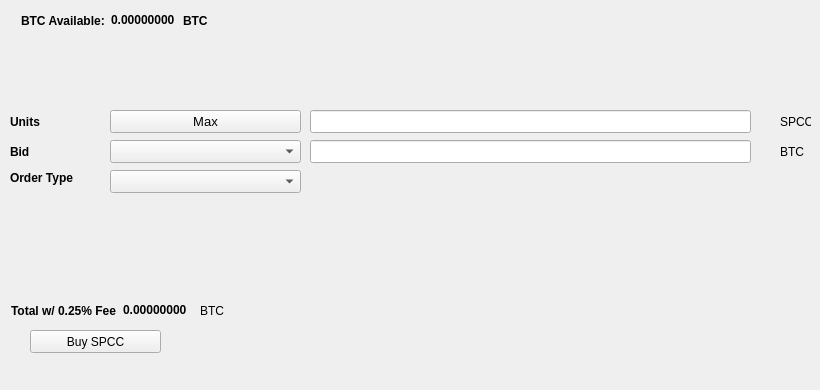
   <widget class="QWidget" name="BuyTab">
    <attribute name="title">
     <string>Buy</string>
    </attribute>
    <widget class="QPushButton" name="BuySPCC">
     <property name="geometry">
      <rect>
       <x>30</x>
       <y>330</y>
       <width>131</width>
       <height>23</height>
      </rect>
     </property>
     <property name="text">
      <string>Buy SPCC</string>
     </property>
     <property name="icon">
      <iconset resource="../specialcoin.qrc">
       <normaloff>:/icons/bitcoin</normaloff>:/icons/bitcoin</iconset>
     </property>
    </widget>
    <widget class="QLabel" name="label_3">
     <property name="geometry">
      <rect>
       <x>10</x>
       <y>110</y>
       <width>46</width>
       <height>23</height>
      </rect>
     </property>
     <property name="font">
      <font>
       <weight>75</weight>
       <bold>true</bold>
      </font>
     </property>
     <property name="text">
      <string>Units</string>
     </property>
    </widget>
    <widget class="QLineEdit" name="UnitsInput">
     <property name="geometry">
      <rect>
       <x>310</x>
       <y>110</y>
       <width>441</width>
       <height>23</height>
      </rect>
     </property>
     <property name="font">
      <font>
       <pointsize>9</pointsize>
       <weight>75</weight>
       <bold>true</bold>
      </font>
     </property>
    </widget>
    <widget class="QLineEdit" name="BuyBidPriceEdit">
     <property name="geometry">
      <rect>
       <x>310</x>
       <y>140</y>
       <width>441</width>
       <height>23</height>
      </rect>
     </property>
     <property name="font">
      <font>
       <pointsize>9</pointsize>
       <weight>75</weight>
       <bold>true</bold>
      </font>
     </property>
    </widget>
    <widget class="QLabel" name="label_4">
     <property name="geometry">
      <rect>
       <x>780</x>
       <y>110</y>
       <width>31</width>
       <height>23</height>
      </rect>
     </property>
     <property name="text">
      <string>SPCC</string>
     </property>
    </widget>
    <widget class="QLabel" name="label_5">
     <property name="geometry">
      <rect>
       <x>780</x>
       <y>140</y>
       <width>31</width>
       <height>23</height>
      </rect>
     </property>
     <property name="text">
      <string>BTC</string>
     </property>
    </widget>
    <widget class="QLabel" name="label_6">
     <property name="geometry">
      <rect>
       <x>10</x>
       <y>140</y>
       <width>46</width>
       <height>23</height>
      </rect>
     </property>
     <property name="font">
      <font>
       <weight>75</weight>
       <bold>true</bold>
      </font>
     </property>
     <property name="text">
      <string>Bid</string>
     </property>
    </widget>
    <widget class="QLabel" name="label_7">
     <property name="geometry">
      <rect>
       <x>10</x>
       <y>170</y>
       <width>91</width>
       <height>16</height>
      </rect>
     </property>
     <property name="font">
      <font>
       <weight>75</weight>
       <bold>true</bold>
      </font>
     </property>
     <property name="text">
      <string>Order Type</string>
     </property>
    </widget>
    <widget class="QPushButton" name="Buy_Max_Amount">
     <property name="geometry">
      <rect>
       <x>110</x>
       <y>110</y>
       <width>191</width>
       <height>23</height>
      </rect>
     </property>
     <property name="font">
      <font>
       <pointsize>10</pointsize>
      </font>
     </property>
     <property name="text">
      <string>Max</string>
     </property>
    </widget>
    <widget class="QComboBox" name="BuyBidcomboBox">
     <property name="geometry">
      <rect>
       <x>110</x>
       <y>140</y>
       <width>191</width>
       <height>23</height>
      </rect>
     </property>
     <property name="font">
      <font>
       <pointsize>10</pointsize>
      </font>
     </property>
    </widget>
    <widget class="QComboBox" name="buyOrdertypeCombo">
     <property name="geometry">
      <rect>
       <x>110</x>
       <y>170</y>
       <width>191</width>
       <height>23</height>
      </rect>
     </property>
     <property name="font">
      <font>
       <pointsize>10</pointsize>
      </font>
     </property>
    </widget>
    <widget class="QWidget" name="layoutWidget1">
     <property name="geometry">
      <rect>
       <x>21</x>
       <y>11</y>
       <width>227</width>
       <height>19</height>
      </rect>
     </property>
     <layout class="QHBoxLayout" name="horizontalLayout_3">
      <item>
       <widget class="QLabel" name="label232">
        <property name="font">
         <font>
          <weight>75</weight>
          <bold>true</bold>
         </font>
        </property>
        <property name="text">
         <string>BTC Available:</string>
        </property>
       </widget>
      </item>
      <item>
       <widget class="QLabel" name="BtcAvailableLbl">
        <property name="palette">
         <palette>
          <active>
           <colorrole role="WindowText">
            <brush brushstyle="SolidPattern">
             <color alpha="255">
              <red>0</red>
              <green>0</green>
              <blue>0</blue>
             </color>
            </brush>
           </colorrole>
           <colorrole role="Button">
            <brush brushstyle="SolidPattern">
             <color alpha="255">
              <red>0</red>
              <green>170</green>
              <blue>0</blue>
             </color>
            </brush>
           </colorrole>
           <colorrole role="Light">
            <brush brushstyle="SolidPattern">
             <color alpha="255">
              <red>0</red>
              <green>255</green>
              <blue>0</blue>
             </color>
            </brush>
           </colorrole>
           <colorrole role="Midlight">
            <brush brushstyle="SolidPattern">
             <color alpha="255">
              <red>0</red>
              <green>212</green>
              <blue>0</blue>
             </color>
            </brush>
           </colorrole>
           <colorrole role="Dark">
            <brush brushstyle="SolidPattern">
             <color alpha="255">
              <red>0</red>
              <green>85</green>
              <blue>0</blue>
             </color>
            </brush>
           </colorrole>
           <colorrole role="Mid">
            <brush brushstyle="SolidPattern">
             <color alpha="255">
              <red>0</red>
              <green>113</green>
              <blue>0</blue>
             </color>
            </brush>
           </colorrole>
           <colorrole role="Text">
            <brush brushstyle="SolidPattern">
             <color alpha="255">
              <red>0</red>
              <green>170</green>
              <blue>0</blue>
             </color>
            </brush>
           </colorrole>
           <colorrole role="BrightText">
            <brush brushstyle="SolidPattern">
             <color alpha="255">
              <red>255</red>
              <green>255</green>
              <blue>255</blue>
             </color>
            </brush>
           </colorrole>
           <colorrole role="ButtonText">
            <brush brushstyle="SolidPattern">
             <color alpha="255">
              <red>0</red>
              <green>0</green>
              <blue>0</blue>
             </color>
            </brush>
           </colorrole>
           <colorrole role="Base">
            <brush brushstyle="SolidPattern">
             <color alpha="255">
              <red>255</red>
              <green>255</green>
              <blue>255</blue>
             </color>
            </brush>
           </colorrole>
           <colorrole role="Window">
            <brush brushstyle="SolidPattern">
             <color alpha="255">
              <red>0</red>
              <green>170</green>
              <blue>0</blue>
             </color>
            </brush>
           </colorrole>
           <colorrole role="Shadow">
            <brush brushstyle="SolidPattern">
             <color alpha="255">
              <red>0</red>
              <green>0</green>
              <blue>0</blue>
             </color>
            </brush>
           </colorrole>
           <colorrole role="AlternateBase">
            <brush brushstyle="SolidPattern">
             <color alpha="255">
              <red>127</red>
              <green>212</green>
              <blue>127</blue>
             </color>
            </brush>
           </colorrole>
           <colorrole role="ToolTipBase">
            <brush brushstyle="SolidPattern">
             <color alpha="255">
              <red>255</red>
              <green>255</green>
              <blue>220</blue>
             </color>
            </brush>
           </colorrole>
           <colorrole role="ToolTipText">
            <brush brushstyle="SolidPattern">
             <color alpha="255">
              <red>0</red>
              <green>0</green>
              <blue>0</blue>
             </color>
            </brush>
           </colorrole>
          </active>
          <inactive>
           <colorrole role="WindowText">
            <brush brushstyle="SolidPattern">
             <color alpha="255">
              <red>0</red>
              <green>0</green>
              <blue>0</blue>
             </color>
            </brush>
           </colorrole>
           <colorrole role="Button">
            <brush brushstyle="SolidPattern">
             <color alpha="255">
              <red>0</red>
              <green>170</green>
              <blue>0</blue>
             </color>
            </brush>
           </colorrole>
           <colorrole role="Light">
            <brush brushstyle="SolidPattern">
             <color alpha="255">
              <red>0</red>
              <green>255</green>
              <blue>0</blue>
             </color>
            </brush>
           </colorrole>
           <colorrole role="Midlight">
            <brush brushstyle="SolidPattern">
             <color alpha="255">
              <red>0</red>
              <green>212</green>
              <blue>0</blue>
             </color>
            </brush>
           </colorrole>
           <colorrole role="Dark">
            <brush brushstyle="SolidPattern">
             <color alpha="255">
              <red>0</red>
              <green>85</green>
              <blue>0</blue>
             </color>
            </brush>
           </colorrole>
           <colorrole role="Mid">
            <brush brushstyle="SolidPattern">
             <color alpha="255">
              <red>0</red>
              <green>113</green>
              <blue>0</blue>
             </color>
            </brush>
           </colorrole>
           <colorrole role="Text">
            <brush brushstyle="SolidPattern">
             <color alpha="255">
              <red>0</red>
              <green>170</green>
              <blue>0</blue>
             </color>
            </brush>
           </colorrole>
           <colorrole role="BrightText">
            <brush brushstyle="SolidPattern">
             <color alpha="255">
              <red>255</red>
              <green>255</green>
              <blue>255</blue>
             </color>
            </brush>
           </colorrole>
           <colorrole role="ButtonText">
            <brush brushstyle="SolidPattern">
             <color alpha="255">
              <red>0</red>
              <green>0</green>
              <blue>0</blue>
             </color>
            </brush>
           </colorrole>
           <colorrole role="Base">
            <brush brushstyle="SolidPattern">
             <color alpha="255">
              <red>255</red>
              <green>255</green>
              <blue>255</blue>
             </color>
            </brush>
           </colorrole>
           <colorrole role="Window">
            <brush brushstyle="SolidPattern">
             <color alpha="255">
              <red>0</red>
              <green>170</green>
              <blue>0</blue>
             </color>
            </brush>
           </colorrole>
           <colorrole role="Shadow">
            <brush brushstyle="SolidPattern">
             <color alpha="255">
              <red>0</red>
              <green>0</green>
              <blue>0</blue>
             </color>
            </brush>
           </colorrole>
           <colorrole role="AlternateBase">
            <brush brushstyle="SolidPattern">
             <color alpha="255">
              <red>127</red>
              <green>212</green>
              <blue>127</blue>
             </color>
            </brush>
           </colorrole>
           <colorrole role="ToolTipBase">
            <brush brushstyle="SolidPattern">
             <color alpha="255">
              <red>255</red>
              <green>255</green>
              <blue>220</blue>
             </color>
            </brush>
           </colorrole>
           <colorrole role="ToolTipText">
            <brush brushstyle="SolidPattern">
             <color alpha="255">
              <red>0</red>
              <green>0</green>
              <blue>0</blue>
             </color>
            </brush>
           </colorrole>
          </inactive>
          <disabled>
           <colorrole role="WindowText">
            <brush brushstyle="SolidPattern">
             <color alpha="255">
              <red>0</red>
              <green>85</green>
              <blue>0</blue>
             </color>
            </brush>
           </colorrole>
           <colorrole role="Button">
            <brush brushstyle="SolidPattern">
             <color alpha="255">
              <red>0</red>
              <green>170</green>
              <blue>0</blue>
             </color>
            </brush>
           </colorrole>
           <colorrole role="Light">
            <brush brushstyle="SolidPattern">
             <color alpha="255">
              <red>0</red>
              <green>255</green>
              <blue>0</blue>
             </color>
            </brush>
           </colorrole>
           <colorrole role="Midlight">
            <brush brushstyle="SolidPattern">
             <color alpha="255">
              <red>0</red>
              <green>212</green>
              <blue>0</blue>
             </color>
            </brush>
           </colorrole>
           <colorrole role="Dark">
            <brush brushstyle="SolidPattern">
             <color alpha="255">
              <red>0</red>
              <green>85</green>
              <blue>0</blue>
             </color>
            </brush>
           </colorrole>
           <colorrole role="Mid">
            <brush brushstyle="SolidPattern">
             <color alpha="255">
              <red>0</red>
              <green>113</green>
              <blue>0</blue>
             </color>
            </brush>
           </colorrole>
           <colorrole role="Text">
            <brush brushstyle="SolidPattern">
             <color alpha="255">
              <red>0</red>
              <green>85</green>
              <blue>0</blue>
             </color>
            </brush>
           </colorrole>
           <colorrole role="BrightText">
            <brush brushstyle="SolidPattern">
             <color alpha="255">
              <red>255</red>
              <green>255</green>
              <blue>255</blue>
             </color>
            </brush>
           </colorrole>
           <colorrole role="ButtonText">
            <brush brushstyle="SolidPattern">
             <color alpha="255">
              <red>0</red>
              <green>85</green>
              <blue>0</blue>
             </color>
            </brush>
           </colorrole>
           <colorrole role="Base">
            <brush brushstyle="SolidPattern">
             <color alpha="255">
              <red>0</red>
              <green>170</green>
              <blue>0</blue>
             </color>
            </brush>
           </colorrole>
           <colorrole role="Window">
            <brush brushstyle="SolidPattern">
             <color alpha="255">
              <red>0</red>
              <green>170</green>
              <blue>0</blue>
             </color>
            </brush>
           </colorrole>
           <colorrole role="Shadow">
            <brush brushstyle="SolidPattern">
             <color alpha="255">
              <red>0</red>
              <green>0</green>
              <blue>0</blue>
             </color>
            </brush>
           </colorrole>
           <colorrole role="AlternateBase">
            <brush brushstyle="SolidPattern">
             <color alpha="255">
              <red>0</red>
              <green>170</green>
              <blue>0</blue>
             </color>
            </brush>
           </colorrole>
           <colorrole role="ToolTipBase">
            <brush brushstyle="SolidPattern">
             <color alpha="255">
              <red>255</red>
              <green>255</green>
              <blue>220</blue>
             </color>
            </brush>
           </colorrole>
           <colorrole role="ToolTipText">
            <brush brushstyle="SolidPattern">
             <color alpha="255">
              <red>0</red>
              <green>0</green>
              <blue>0</blue>
             </color>
            </brush>
           </colorrole>
          </disabled>
         </palette>
        </property>
        <property name="font">
         <font>
          <weight>75</weight>
          <bold>true</bold>
         </font>
        </property>
        <property name="text">
         <string>0.00000000</string>
        </property>
        <property name="textInteractionFlags">
         <set>Qt::LinksAccessibleByMouse|Qt::TextSelectableByKeyboard|Qt::TextSelectableByMouse</set>
        </property>
       </widget>
      </item>
      <item>
       <widget class="QLabel" name="BtcAvailableLbl_2">
        <property name="font">
         <font>
          <weight>75</weight>
          <bold>true</bold>
         </font>
        </property>
        <property name="text">
         <string>BTC</string>
        </property>
       </widget>
      </item>
     </layout>
    </widget>
    <widget class="QWidget" name="layoutWidge2">
     <property name="geometry">
      <rect>
       <x>11</x>
       <y>301</y>
       <width>259</width>
       <height>19</height>
      </rect>
     </property>
     <layout class="QHBoxLayout" name="horizontalLayout_4">
      <item>
       <widget class="QLabel" name="label_9">
        <property name="font">
         <font>
          <weight>75</weight>
          <bold>true</bold>
         </font>
        </property>
        <property name="text">
         <string>Total w/ 0.25% Fee</string>
        </property>
       </widget>
      </item>
      <item>
       <widget class="QLabel" name="BuyCostLabel">
        <property name="palette">
         <palette>
          <active>
           <colorrole role="WindowText">
            <brush brushstyle="SolidPattern">
             <color alpha="255">
              <red>0</red>
              <green>0</green>
              <blue>0</blue>
             </color>
            </brush>
           </colorrole>
           <colorrole role="Button">
            <brush brushstyle="SolidPattern">
             <color alpha="255">
              <red>0</red>
              <green>170</green>
              <blue>0</blue>
             </color>
            </brush>
           </colorrole>
           <colorrole role="Light">
            <brush brushstyle="SolidPattern">
             <color alpha="255">
              <red>0</red>
              <green>255</green>
              <blue>0</blue>
             </color>
            </brush>
           </colorrole>
           <colorrole role="Midlight">
            <brush brushstyle="SolidPattern">
             <color alpha="255">
              <red>0</red>
              <green>212</green>
              <blue>0</blue>
             </color>
            </brush>
           </colorrole>
           <colorrole role="Dark">
            <brush brushstyle="SolidPattern">
             <color alpha="255">
              <red>0</red>
              <green>85</green>
              <blue>0</blue>
             </color>
            </brush>
           </colorrole>
           <colorrole role="Mid">
            <brush brushstyle="SolidPattern">
             <color alpha="255">
              <red>0</red>
              <green>113</green>
              <blue>0</blue>
             </color>
            </brush>
           </colorrole>
           <colorrole role="Text">
            <brush brushstyle="SolidPattern">
             <color alpha="255">
              <red>0</red>
              <green>170</green>
              <blue>0</blue>
             </color>
            </brush>
           </colorrole>
           <colorrole role="BrightText">
            <brush brushstyle="SolidPattern">
             <color alpha="255">
              <red>255</red>
              <green>255</green>
              <blue>255</blue>
             </color>
            </brush>
           </colorrole>
           <colorrole role="ButtonText">
            <brush brushstyle="SolidPattern">
             <color alpha="255">
              <red>0</red>
              <green>0</green>
              <blue>0</blue>
             </color>
            </brush>
           </colorrole>
           <colorrole role="Base">
            <brush brushstyle="SolidPattern">
             <color alpha="255">
              <red>255</red>
              <green>255</green>
              <blue>255</blue>
             </color>
            </brush>
           </colorrole>
           <colorrole role="Window">
            <brush brushstyle="SolidPattern">
             <color alpha="255">
              <red>0</red>
              <green>170</green>
              <blue>0</blue>
             </color>
            </brush>
           </colorrole>
           <colorrole role="Shadow">
            <brush brushstyle="SolidPattern">
             <color alpha="255">
              <red>0</red>
              <green>0</green>
              <blue>0</blue>
             </color>
            </brush>
           </colorrole>
           <colorrole role="AlternateBase">
            <brush brushstyle="SolidPattern">
             <color alpha="255">
              <red>127</red>
              <green>212</green>
              <blue>127</blue>
             </color>
            </brush>
           </colorrole>
           <colorrole role="ToolTipBase">
            <brush brushstyle="SolidPattern">
             <color alpha="255">
              <red>255</red>
              <green>255</green>
              <blue>220</blue>
             </color>
            </brush>
           </colorrole>
           <colorrole role="ToolTipText">
            <brush brushstyle="SolidPattern">
             <color alpha="255">
              <red>0</red>
              <green>0</green>
              <blue>0</blue>
             </color>
            </brush>
           </colorrole>
          </active>
          <inactive>
           <colorrole role="WindowText">
            <brush brushstyle="SolidPattern">
             <color alpha="255">
              <red>0</red>
              <green>0</green>
              <blue>0</blue>
             </color>
            </brush>
           </colorrole>
           <colorrole role="Button">
            <brush brushstyle="SolidPattern">
             <color alpha="255">
              <red>0</red>
              <green>170</green>
              <blue>0</blue>
             </color>
            </brush>
           </colorrole>
           <colorrole role="Light">
            <brush brushstyle="SolidPattern">
             <color alpha="255">
              <red>0</red>
              <green>255</green>
              <blue>0</blue>
             </color>
            </brush>
           </colorrole>
           <colorrole role="Midlight">
            <brush brushstyle="SolidPattern">
             <color alpha="255">
              <red>0</red>
              <green>212</green>
              <blue>0</blue>
             </color>
            </brush>
           </colorrole>
           <colorrole role="Dark">
            <brush brushstyle="SolidPattern">
             <color alpha="255">
              <red>0</red>
              <green>85</green>
              <blue>0</blue>
             </color>
            </brush>
           </colorrole>
           <colorrole role="Mid">
            <brush brushstyle="SolidPattern">
             <color alpha="255">
              <red>0</red>
              <green>113</green>
              <blue>0</blue>
             </color>
            </brush>
           </colorrole>
           <colorrole role="Text">
            <brush brushstyle="SolidPattern">
             <color alpha="255">
              <red>0</red>
              <green>170</green>
              <blue>0</blue>
             </color>
            </brush>
           </colorrole>
           <colorrole role="BrightText">
            <brush brushstyle="SolidPattern">
             <color alpha="255">
              <red>255</red>
              <green>255</green>
              <blue>255</blue>
             </color>
            </brush>
           </colorrole>
           <colorrole role="ButtonText">
            <brush brushstyle="SolidPattern">
             <color alpha="255">
              <red>0</red>
              <green>0</green>
              <blue>0</blue>
             </color>
            </brush>
           </colorrole>
           <colorrole role="Base">
            <brush brushstyle="SolidPattern">
             <color alpha="255">
              <red>255</red>
              <green>255</green>
              <blue>255</blue>
             </color>
            </brush>
           </colorrole>
           <colorrole role="Window">
            <brush brushstyle="SolidPattern">
             <color alpha="255">
              <red>0</red>
              <green>170</green>
              <blue>0</blue>
             </color>
            </brush>
           </colorrole>
           <colorrole role="Shadow">
            <brush brushstyle="SolidPattern">
             <color alpha="255">
              <red>0</red>
              <green>0</green>
              <blue>0</blue>
             </color>
            </brush>
           </colorrole>
           <colorrole role="AlternateBase">
            <brush brushstyle="SolidPattern">
             <color alpha="255">
              <red>127</red>
              <green>212</green>
              <blue>127</blue>
             </color>
            </brush>
           </colorrole>
           <colorrole role="ToolTipBase">
            <brush brushstyle="SolidPattern">
             <color alpha="255">
              <red>255</red>
              <green>255</green>
              <blue>220</blue>
             </color>
            </brush>
           </colorrole>
           <colorrole role="ToolTipText">
            <brush brushstyle="SolidPattern">
             <color alpha="255">
              <red>0</red>
              <green>0</green>
              <blue>0</blue>
             </color>
            </brush>
           </colorrole>
          </inactive>
          <disabled>
           <colorrole role="WindowText">
            <brush brushstyle="SolidPattern">
             <color alpha="255">
              <red>0</red>
              <green>85</green>
              <blue>0</blue>
             </color>
            </brush>
           </colorrole>
           <colorrole role="Button">
            <brush brushstyle="SolidPattern">
             <color alpha="255">
              <red>0</red>
              <green>170</green>
              <blue>0</blue>
             </color>
            </brush>
           </colorrole>
           <colorrole role="Light">
            <brush brushstyle="SolidPattern">
             <color alpha="255">
              <red>0</red>
              <green>255</green>
              <blue>0</blue>
             </color>
            </brush>
           </colorrole>
           <colorrole role="Midlight">
            <brush brushstyle="SolidPattern">
             <color alpha="255">
              <red>0</red>
              <green>212</green>
              <blue>0</blue>
             </color>
            </brush>
           </colorrole>
           <colorrole role="Dark">
            <brush brushstyle="SolidPattern">
             <color alpha="255">
              <red>0</red>
              <green>85</green>
              <blue>0</blue>
             </color>
            </brush>
           </colorrole>
           <colorrole role="Mid">
            <brush brushstyle="SolidPattern">
             <color alpha="255">
              <red>0</red>
              <green>113</green>
              <blue>0</blue>
             </color>
            </brush>
           </colorrole>
           <colorrole role="Text">
            <brush brushstyle="SolidPattern">
             <color alpha="255">
              <red>0</red>
              <green>85</green>
              <blue>0</blue>
             </color>
            </brush>
           </colorrole>
           <colorrole role="BrightText">
            <brush brushstyle="SolidPattern">
             <color alpha="255">
              <red>255</red>
              <green>255</green>
              <blue>255</blue>
             </color>
            </brush>
           </colorrole>
           <colorrole role="ButtonText">
            <brush brushstyle="SolidPattern">
             <color alpha="255">
              <red>0</red>
              <green>85</green>
              <blue>0</blue>
             </color>
            </brush>
           </colorrole>
           <colorrole role="Base">
            <brush brushstyle="SolidPattern">
             <color alpha="255">
              <red>0</red>
              <green>170</green>
              <blue>0</blue>
             </color>
            </brush>
           </colorrole>
           <colorrole role="Window">
            <brush brushstyle="SolidPattern">
             <color alpha="255">
              <red>0</red>
              <green>170</green>
              <blue>0</blue>
             </color>
            </brush>
           </colorrole>
           <colorrole role="Shadow">
            <brush brushstyle="SolidPattern">
             <color alpha="255">
              <red>0</red>
              <green>0</green>
              <blue>0</blue>
             </color>
            </brush>
           </colorrole>
           <colorrole role="AlternateBase">
            <brush brushstyle="SolidPattern">
             <color alpha="255">
              <red>0</red>
              <green>170</green>
              <blue>0</blue>
             </color>
            </brush>
           </colorrole>
           <colorrole role="ToolTipBase">
            <brush brushstyle="SolidPattern">
             <color alpha="255">
              <red>255</red>
              <green>255</green>
              <blue>220</blue>
             </color>
            </brush>
           </colorrole>
           <colorrole role="ToolTipText">
            <brush brushstyle="SolidPattern">
             <color alpha="255">
              <red>0</red>
              <green>0</green>
              <blue>0</blue>
             </color>
            </brush>
           </colorrole>
          </disabled>
         </palette>
        </property>
        <property name="font">
         <font>
          <weight>75</weight>
          <bold>true</bold>
         </font>
        </property>
        <property name="autoFillBackground">
         <bool>false</bool>
        </property>
        <property name="text">
         <string>0.00000000</string>
        </property>
        <property name="textInteractionFlags">
         <set>Qt::LinksAccessibleByMouse|Qt::TextSelectableByMouse</set>
        </property>
       </widget>
      </item>
      <item>
       <widget class="QLabel" name="label_10">
        <property name="font">
         <font>
          <weight>50</weight>
          <bold>false</bold>
         </font>
        </property>
        <property name="text">
         <string>BTC</string>
        </property>
       </widget>
      </item>
     </layout>
    </widget>
    <widget class="QLabel" name="label_24">
     <property name="geometry">
      <rect>
       <x>460</x>
       <y>300</y>
       <width>281</width>
       <height>81</height>
      </rect>
     </property>
     <property name="text">
      <string/>
     </property>
     <property name="pixmap">
      <pixmap>:/images/bittrex</pixmap>
     </property>
    </widget>
   </widget>
